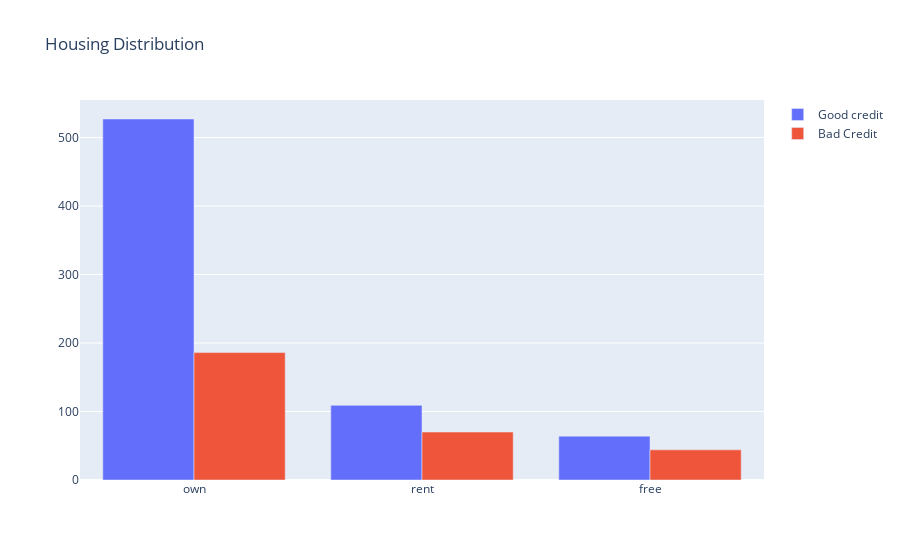

The cell this chart's notebook holds for it:
### Code cell
#First plot
trace0 = go.Bar(
    x = df_credit[df_credit["Risk"]== 'good']["Housing"].value_counts().index.values,
    y = df_credit[df_credit["Risk"]== 'good']["Housing"].value_counts().values,
    name='Good credit'
)

#Second plot
trace1 = go.Bar(
    x = df_credit[df_credit["Risk"]== 'bad']["Housing"].value_counts().index.values,
    y = df_credit[df_credit["Risk"]== 'bad']["Housing"].value_counts().values,
    name="Bad Credit"
)

data = [trace0, trace1]

layout = go.Layout(
    title='Housing Distribution'
)


fig = go.Figure(data=data, layout=layout)

py.iplot(fig, filename='Housing-Grouped')

### Figure 1 — Plotly figure (JSON) as saved in the notebook; plotly's stock layout.template omitted (floating-point values rounded to 4 significant figures)
{"data": [{"name": "Good credit", "type": "bar", "x": ["own", "rent", "free"], "y": [527, 109, 64]}, {"name": "Bad Credit", "type": "bar", "x": ["own", "rent", "free"], "y": [186, 70, 44]}], "layout": {"title": {"text": "Housing Distribution"}}}
